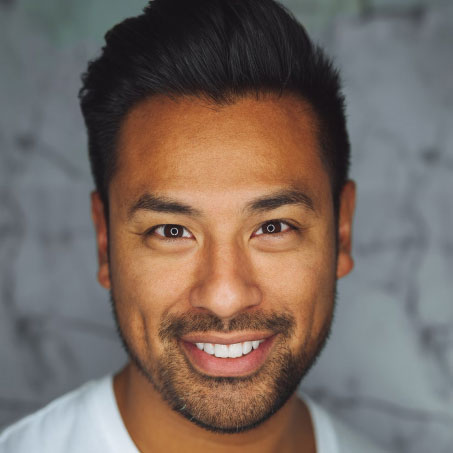
#> input picture Practice/opencv_lab/test.jpg, 453 x 453 px
$ python edgedetection.py   (older library calls are emulated)
#> lines starting #> are read from the running program, lines starting #| are printed output that depends on the picture
import cv2
import numpy as np
import matplotlib.pyplot as plt

# Read the image
I = cv2.imread('test.jpg')
#> I is the input picture: shape (453, 453, 3); mean B, G, R 97.6, 105.6, 120.1
I = cv2.cvtColor(I, cv2.COLOR_BGR2GRAY)
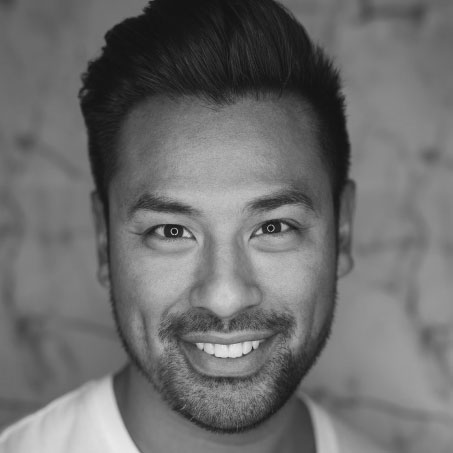
#> I: shape (453, 453); min 16, max 233, mean 109

# Edge detection using different filters
sEdge = cv2.Sobel(I, cv2.CV_64F, 1, 1, ksize=3)
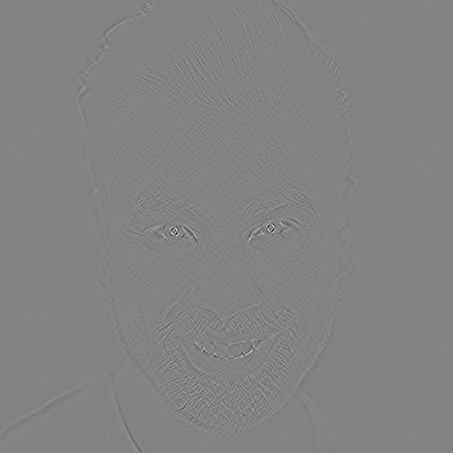
#> sEdge: shape (453, 453) float64; min -295, max 280, mean 0; drawn with min black and max white
#> (the run stopped early here; a loop or call above may not have finished)
